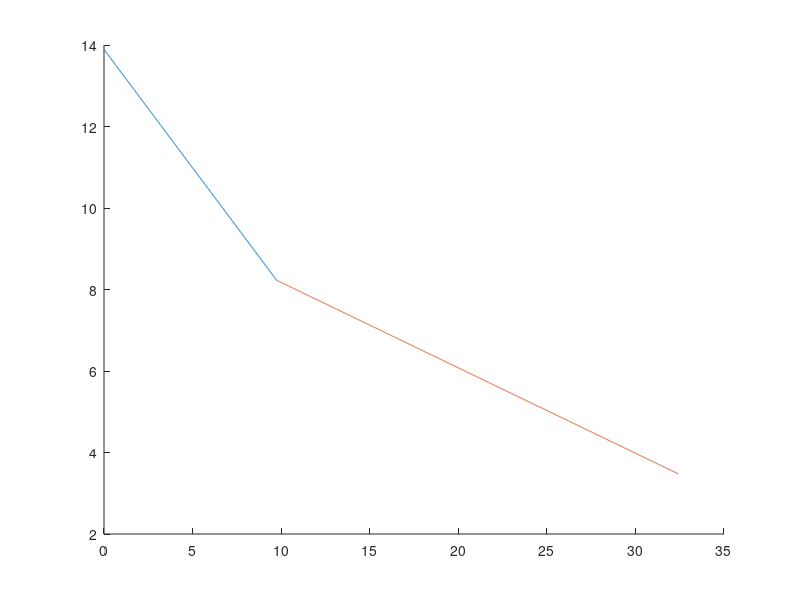

The MATLAB script that drew this image:
clc
clear

%Wing available volume calcualtor

%Need to get the available volume as a fuction of chord length

%airfoil data
 airfoil =  [0.000000,  0.000000;
  0.002000 , 0.010800;
  0.005000 , 0.016600;
  0.010000 , 0.022500;
  0.020000 , 0.029800;
  0.030000 , 0.034900;
  0.040000 , 0.038700;
  0.050000 , 0.041800;
  0.060000 , 0.044500;
  0.070000 , 0.046800;
  0.080000 , 0.048900;
  0.090000 , 0.050800;
  0.100000 , 0.052500;
  0.110000 , 0.054100;
  0.120000 , 0.055500;
  0.130000 , 0.056800;
  0.140000 , 0.058000;
  0.150000 , 0.059100;
  0.160000 , 0.060200;
  0.170000 , 0.061200;
  0.180000 , 0.062100;
  0.190000 , 0.062900;
  0.200000 , 0.063700;
  0.210000 , 0.064400;
  0.220000 , 0.065100;
  0.230000 , 0.065700;
  0.240000 , 0.066300;
  0.250000 , 0.066800;
  0.260000 , 0.067300;
  0.270000 , 0.067800;
  0.280000 , 0.068200;
  0.290000 , 0.068600;
  0.300000 , 0.068900;
  0.310000 , 0.069200;
  0.320000 , 0.069400;
  0.330000 , 0.069600;
  0.340000 , 0.069800;
  0.350000 , 0.069900;
  0.360000 , 0.070000;
  0.370000 , 0.070100;
  0.380000 , 0.070100;
  0.390000 , 0.070100;
  0.400000 , 0.070100;
  0.410000 , 0.070000;
  0.420000 , 0.069900;
  0.430000 , 0.069800;
  0.440000 , 0.069600;
  0.450000 , 0.069400;
  0.460000 , 0.069200;
  0.470000 , 0.069000;
  0.480000 , 0.068700;
  0.490000 , 0.068400;
  0.500000 , 0.068100;
  0.510000 , 0.067700;
  0.520000 , 0.067300;
  0.530000 , 0.066900;
  0.540000 , 0.066400;
  0.550000 , 0.065900;
  0.560000 , 0.065300;
  0.570000 , 0.064700;
  0.580000 , 0.064000;
  0.590000 , 0.063300;
  0.600000 , 0.062600;
  0.610000 , 0.061800;
  0.620000 , 0.061000;
  0.630000 , 0.060100;
  0.640000 , 0.059100;
  0.650000 , 0.058100;
  0.660000 , 0.057000;
  0.670000 , 0.055900;
  0.680000 , 0.054700;
  0.690000 , 0.053500;
  0.700000 , 0.052200;
  0.710000 , 0.050900;
  0.720000 , 0.049500;
  0.730000 , 0.048100;
  0.740000 , 0.046600;
  0.750000 , 0.045100;
  0.760000 , 0.043600;
  0.770000 , 0.042000;
  0.780000 , 0.040400;
  0.790000 , 0.038700;
  0.800000 , 0.037000;
  0.810000 , 0.035200;
  0.820000 , 0.033400;
  0.830000 , 0.031600;
  0.840000 , 0.029700;
  0.850000 , 0.027800;
  0.860000 , 0.025800;
  0.870000 , 0.023800;
  0.880000 , 0.021800;
  0.890000 , 0.019700;
  0.900000 , 0.017600;
  0.910000 , 0.015400;
  0.920000 , 0.013200;
  0.930000 , 0.010900;
  0.940000 , 0.008600;
  0.950000 , 0.006200;
  0.960000 , 0.003800;
  0.970000 , 0.001300;
  0.980000 ,-0.001300;
  0.990000 ,-0.003900;
  1.000000 ,-0.006600;

  0.000000 , 0.000000;
  0.002000 ,-0.010800;
  0.005000 ,-0.016600;
  0.010000 ,-0.022500;
  0.020000 ,-0.029800;
  0.030000 ,-0.034900;
  0.040000 ,-0.038800;
  0.050000 ,-0.041900;
  0.060000 ,-0.044600;
  0.070000 ,-0.046900;
  0.080000 ,-0.049000;
  0.090000 ,-0.050900;
  0.100000 ,-0.052600;
  0.110000 ,-0.054200;
  0.120000 ,-0.055700;
  0.130000 ,-0.057000;
  0.140000 ,-0.058200;
  0.150000 ,-0.059400;
  0.160000 ,-0.060500;
  0.170000 ,-0.061500;
  0.180000 ,-0.062400;
  0.190000 ,-0.063300;
  0.200000 ,-0.064100;
  0.210000 ,-0.064800;
  0.220000 ,-0.065500;
  0.230000 ,-0.066100;
  0.240000 ,-0.066700;
  0.250000 ,-0.067200;
  0.260000 ,-0.067700;
  0.270000 ,-0.068100;
  0.280000 ,-0.068500;
  0.290000, -0.068800;
  0.300000, -0.069100;
  0.310000, -0.069300;
  0.320000, -0.069500;
  0.330000, -0.069700;
  0.340000, -0.069800;
  0.350000, -0.069900;
  0.360000, -0.069900;
  0.370000, -0.069800;
  0.380000, -0.069700;
  0.390000, -0.069600;
  0.400000, -0.069400;
  0.410000, -0.069200;
  0.420000, -0.068900;
  0.430000, -0.068600;
  0.440000, -0.068200;
  0.450000, -0.067700;
  0.460000, -0.067200;
  0.470000, -0.066600;
  0.480000, -0.065900;
  0.490000, -0.065100;
  0.500000, -0.064200;
  0.510000, -0.063200;
  0.520000, -0.062200;
  0.530000, -0.061100;
  0.540000, -0.059900;
  0.550000, -0.058600;
  0.560000, -0.057200;
  0.570000, -0.055700;
  0.580000, -0.054100;
  0.590000, -0.052500;
  0.600000, -0.050800;
  0.610000, -0.049100;
  0.620000, -0.047300;
  0.630000, -0.045500;
  0.640000, -0.043600;
  0.650000, -0.041700;
  0.660000, -0.039700;
  0.670000, -0.037700;
  0.680000, -0.035600;
  0.690000, -0.033600;
  0.700000, -0.031500;
  0.710000, -0.029400;
  0.720000, -0.027400;
  0.730000, -0.025300;
  0.740000, -0.023300;
  0.750000, -0.021300;
  0.760000, -0.019300;
  0.770000, -0.017400;
  0.780000, -0.015500;
  0.790000, -0.013700;
  0.800000, -0.011900;
  0.810000, -0.010200;
  0.820000, -0.008600;
  0.830000, -0.007200;
  0.840000, -0.005900;
  0.850000, -0.004700;
  0.860000, -0.003700;
  0.870000, -0.002900;
  0.880000, -0.002300;
  0.890000, -0.001900;
  0.900000, -0.001700;
  0.910000, -0.001700;
  0.920000, -0.001900;
  0.930000, -0.002400;
  0.940000, -0.003100;
  0.950000, -0.004100;
  0.960000, -0.005400;
  0.970000, -0.006900;
  0.980000, -0.008700;
  0.990000, -0.010800;
  1.000000, -0.006600];
% Separate upper and lower surfaces
upper_surface = airfoil(1:103, :);
lower_surface = airfoil(104:206, :);

% Compute the thickness (distance between upper and lower surfaces at each x position)
thickness = upper_surface(:, 2) - lower_surface(:, 2);

% Numerical integration to find area under the airfoil
area_under_airfoil = cumtrapz(upper_surface(:, 1), thickness);

% Total area of the airfoil with chord length of 1
final_area = area_under_airfoil(end);

disp(["Final CSA for 1m of chord length is" num2str(final_area)])

% Define a range of chord lengths to calculate the CSA
chord_lengths = [0,1.0,1.5,2.0]; % Example chord lengths in meters

% Calculate CSA for each chord length and display
for i = 1:length(chord_lengths)
    chord = chord_lengths(i);
    CSA = final_area * chord^2;
    disp(['For a chord length of ', num2str(chord), ' m, the cross-sectional area is: ', num2str(CSA), ' square meters']);
end

%calculating chord distribution

%leading edge sweep angle
b = 32.45 * tand(26.6);
a = b - 3.47/4;

aa = (a + 3.47)/32.45;

sweep_angle = atand(aa);

%chord distribution for first section
outer_chord = 13.89 - (9.75 * tand(sweep_angle));

gradient1 = (outer_chord - 13.89)/9.75;

%for outer section
gradient2 = (3.47 - outer_chord)/(32.45 - 9.75);

span1 = 0:0.01:9.75;
span2 = 9.75:0.01:32.45;

c2 = outer_chord - gradient2 * 9.75;

chord1 = gradient1 * span1 + 13.89;
chord2 = gradient2 * span2 + c2;


%plotting chord and available csa distributions

figure
hold on
plot(span1, chord1)
plot(span2, chord2)
hold off